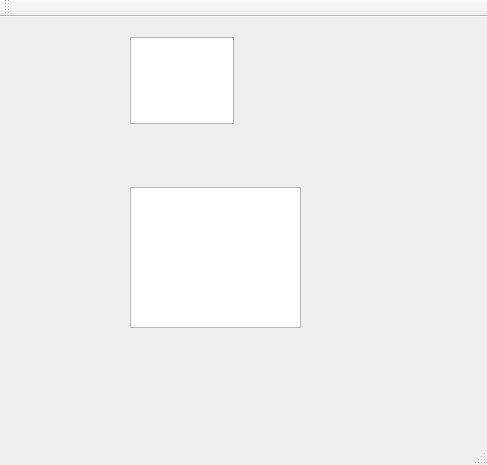
<?xml version="1.0" encoding="UTF-8"?>
<ui version="4.0">
 <class>View</class>
 <widget class="QMainWindow" name="View">
  <property name="geometry">
   <rect>
    <x>0</x>
    <y>0</y>
    <width>487</width>
    <height>465</height>
   </rect>
  </property>
  <property name="windowTitle">
   <string>View</string>
  </property>
  <widget class="QWidget" name="centralWidget">
   <widget class="QTextEdit" name="text">
    <property name="geometry">
     <rect>
      <x>130</x>
      <y>20</y>
      <width>104</width>
      <height>87</height>
     </rect>
    </property>
   </widget>
   <widget class="QTextBrowser" name="textBrowser">
    <property name="geometry">
     <rect>
      <x>130</x>
      <y>170</y>
      <width>171</width>
      <height>141</height>
     </rect>
    </property>
   </widget>
  </widget>
  <widget class="QMenuBar" name="menuBar">
   <property name="geometry">
    <rect>
     <x>0</x>
     <y>0</y>
     <width>487</width>
     <height>26</height>
    </rect>
   </property>
  </widget>
  <widget class="QToolBar" name="mainToolBar">
   <attribute name="toolBarArea">
    <enum>TopToolBarArea</enum>
   </attribute>
   <attribute name="toolBarBreak">
    <bool>false</bool>
   </attribute>
  </widget>
  <widget class="QStatusBar" name="statusBar"/>
 </widget>
 <layoutdefault spacing="6" margin="11"/>
 <resources/>
 <connections/>
</ui>
